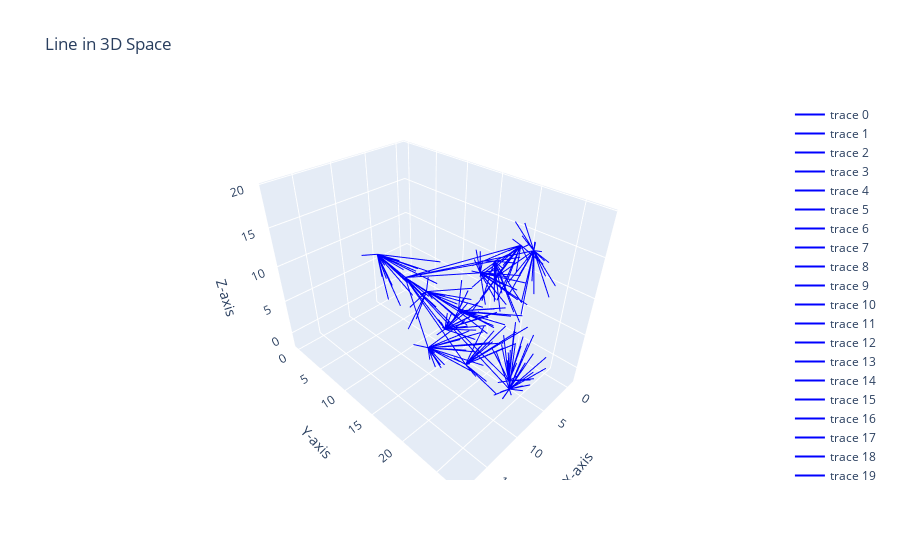

Notebook code for this chart:
### Code cell
# Starting and ending coordinates of the line
# scatter_data = _scatter(name='visualize', ca_coord = internal.coord, atom_coord=atom_coord, atom_mask=np.array(internal.mask_coord).astype(bool), color='blue', visible=True)
start_coords = internal.coord
end_coords = atom_coord

# Create a 3D scatter plot
fig = go.Figure()
for coord in range(len(start_coords)):
    for atom in range(24):
        fig.add_trace(go.Scatter3d(x=[start_coords[coord][0], end_coords[coord][atom][0]], 
                            y=[start_coords[coord][1], end_coords[coord][atom][1]], 
                            z=[start_coords[coord][2], end_coords[coord][atom][2]], 
                            mode='lines', line=dict(color='blue', width=2)))

# Update layout if needed (e.g., axis labels, title, etc.)
fig.update_layout(scene=dict(xaxis=dict(title='X-axis'), yaxis=dict(title='Y-axis'), zaxis=dict(title='Z-axis')), title='Line in 3D Space')

# Show the plot
fig.show()
